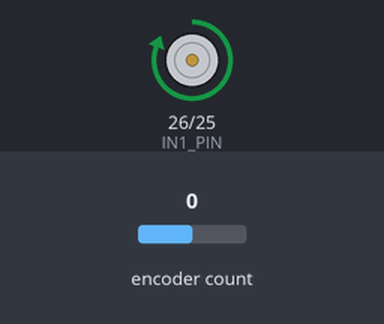
The sketch below on a simulated ESP32. Shown: motor-driver pin pairs drawn as motors (green arrow = first pin HIGH = forward, orange = second pin HIGH = backward, longer = more drive, scaled by the enable pin). The test bench sets the inputs (shaded band); at power-on: encoder count 0. What the sketch prints to the serial monitor is not drawn.

Above: at 0.1 s.
Timing chart, 0 to 1.6 s (numbered marks = the images above):
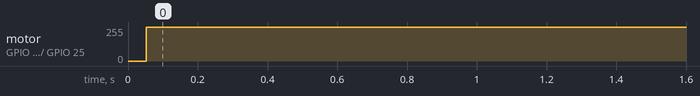

The sketch:

PID_control_test_1.ino
```cpp
// Include the ESP32Encoder library
#include <ESP32Encoder.h>

// --- PIN DEFINITIONS (Match your wiring) ---
const int ENA_PIN = 27;
const int IN1_PIN = 26;
const int IN2_PIN = 25;
const int ENCODER_A_PIN = 14;
const int ENCODER_B_PIN = 15;

// --- CONTROL VARIABLES (ADJUST THESE) ---
long max_count = 200000;       // The motor will stop after reaching this total absolute count
unsigned long song_duration = 180000; // Total duration of the song in milliseconds (e.g., 180000ms = 3 minutes)

// --- NEW: Minimum PWM ---
// The minimum PWM value required to overcome static friction and make the motor move.
int MIN_PWM_START = 70; // Your tuned value

// --- PID GAINS (These are the values you "tune") ---
// New starting guesses for a full PID controller. You will need to re-tune.
float Kp = 0.3;// Proportional Gain: Responds to current error.
float Ki = 0.15; // Integral Gain: Responds to accumulated error.
float Kd = 0.001; // Derivative Gain: Responds to rate of change (DAMPING)

// Integral "anti-windup" clamp.
float integral_clamp = 300.0;

// The time interval (in milliseconds) for the control loop
// ****** CHANGED: 50ms is much more stable for speed calculation than 5ms ******
unsigned long dt = 50;

// --- GLOBAL VARIABLES (Internal use) ---
ESP32Encoder encoder;
long last_encoder_count = 0;
unsigned long last_time = 0;
float actual_speed = 0.0;       // Calculated speed in counts per second
float target_speed = 0.0;       // Will be calculated in setup()

// PID internal variables
float integral_error = 0.0;   // Accumulator for the integral term
float last_error = 0.0;       // Required for the derivative term

void setup() {
  Serial.begin(115200);

  // --- Calculate Target Speed ---
  // Speed (counts/sec) = Total Counts / Total Time (sec)
  if (song_duration > 0) {
    target_speed = (float)max_count / (song_duration / 1000.0);
  } else {
    target_speed = 0.0; // Avoid division by zero
  }

  Serial.print("Max Count: ");
  Serial.println(max_count);
  Serial.print("Song Duration (ms): ");
  Serial.println(song_duration);
  Serial.print("Calculated Target Speed (counts/sec): ");
  Serial.println(target_speed);
  // ---

  pinMode(IN1_PIN, OUTPUT);
  pinMode(IN2_PIN, OUTPUT);
  pinMode(ENA_PIN, OUTPUT);

  // Configure the encoder
  encoder.attachHalfQuad(ENCODER_A_PIN, ENCODER_B_PIN);
  encoder.clearCount();

  // Initialize time for speed calculation
  last_time = millis();
}

void loop() {
  // --- 1. STOPPING CONDITION (Checked constantly) ---
  if (abs(encoder.getCount()) >= max_count) {
    // Stop the motor
    digitalWrite(IN1_PIN, LOW);
    digitalWrite(IN2_PIN, LOW);
    analogWrite(ENA_PIN, 0);

    Serial.println("\nMax count reached. Motor stopped.");

    // Halt the program
    while(1) {
      delay(10);
    }
  }

  // --- 2. CONTROL LOGIC (Run on a fixed interval for consistency) ---
  if (millis() - last_time >= dt) {

    // --- A. Calculate Actual Speed ---
    long current_count = -encoder.getCount();
    actual_speed = (float)(current_count - last_encoder_count) * 1000.0 / (float)dt;
    last_encoder_count = current_count;
    last_time += dt;

    // --- B. PID Control Logic ---
    float error = target_speed - actual_speed;

    // --- P Term (Proportional) ---
    float p_term = Kp * error;

    // --- I Term (Integral) ---
    integral_error += error * (dt / 1000.0);
    integral_error = constrain(integral_error, -integral_clamp, integral_clamp);
    float i_term = Ki * integral_error;

    // --- D Term (Derivative) ---
    float derivative = (error - last_error) / (dt / 1000.0);
    float d_term = Kd * derivative;
    last_error = error; // Update last_error for next loop

    // --- Total PID Output ---
    int pwm_output = (int)(p_term + i_term + d_term);


    // --- C. Drive the Motor ---
    pwm_output = constrain(pwm_output, -255, 255);

    // --- Apply Minimum PWM "Startup" logic ---
    if (pwm_output > 0 && pwm_output < MIN_PWM_START) {
      pwm_output = MIN_PWM_START;
    } else if (pwm_output < 0 && pwm_output > -MIN_PWM_START) {
      pwm_output = -MIN_PWM_START;
    }

    // Set motor direction and speed
    if (pwm_output > 0) {
      digitalWrite(IN1_PIN, HIGH);
      digitalWrite(IN2_PIN, LOW);
    } else {
      digitalWrite(IN1_PIN, LOW);
      digitalWrite(IN2_PIN, HIGH);
    }
    analogWrite(ENA_PIN, abs(pwm_output));

    // --- D. Debugging Output ---
    Serial.print("Tgt:");
    Serial.print(target_speed);
    Serial.print(", Act:");
    Serial.print(actual_speed, 1);
    Serial.print(", P:");
    Serial.print(p_term, 1);
    Serial.print(", I:");
    Serial.print(i_term, 1);
    Serial.print(", D:"); // Added D term to output
    Serial.print(d_term, 1);
    Serial.print(", PWM:");
    Serial.println(pwm_output);
  }
}
```

Measured:
- by itself, motor on GPIO 26 (IN1_PIN) / GPIO 25 (IN2_PIN): stopped → forward 255/255 at 0.05 s
